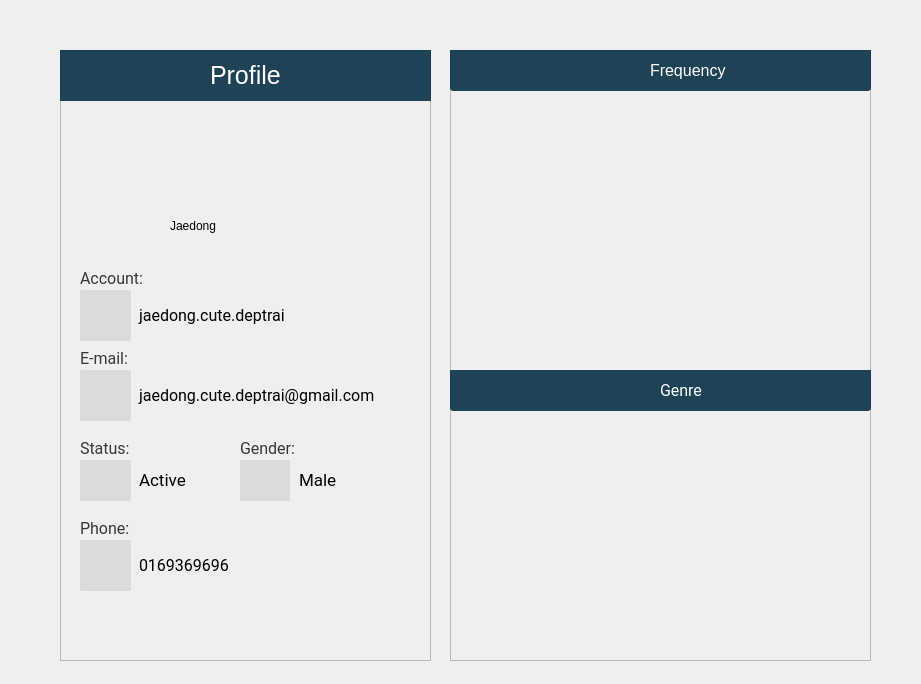
<?xml version="1.0" encoding="UTF-8"?>
<ui version="4.0">
 <class>AccountStatistic</class>
 <widget class="QDialog" name="AccountStatistic">
  <property name="geometry">
   <rect>
    <x>0</x>
    <y>0</y>
    <width>921</width>
    <height>684</height>
   </rect>
  </property>
  <property name="windowTitle">
   <string>Statistic</string>
  </property>
  <property name="windowIcon">
   <iconset resource="LIBPRO.qrc">
    <normaloff>:/icon/Resources/icon/LP icon.png</normaloff>:/icon/Resources/icon/LP icon.png</iconset>
  </property>
  <property name="styleSheet">
   <string notr="true">
QDialog:
{
background-image: url(:/appscreen/Resources/appscreen/flat2 - Copy.png);
font: 25 8pt &quot;Ubuntu Light&quot;;
}</string>
  </property>
  <widget class="QFrame" name="frame">
   <property name="geometry">
    <rect>
     <x>60</x>
     <y>50</y>
     <width>371</width>
     <height>611</height>
    </rect>
   </property>
   <property name="styleSheet">
    <string notr="true">background-color: rgba(250, 250, 250, 0.5);
border-radius: 3px;
QLabel
{
font-size:16px;
font-family:Roboto
}</string>
   </property>
   <property name="frameShape">
    <enum>QFrame::StyledPanel</enum>
   </property>
   <property name="frameShadow">
    <enum>QFrame::Raised</enum>
   </property>
   <widget class="QLabel" name="label_3">
    <property name="geometry">
     <rect>
      <x>20</x>
      <y>220</y>
      <width>71</width>
      <height>16</height>
     </rect>
    </property>
    <property name="styleSheet">
     <string notr="true">font-size: 16px;
font-family:Roboto;
background-color: transparent;
color:rgb(55,55,55)</string>
    </property>
    <property name="text">
     <string>Account:</string>
    </property>
   </widget>
   <widget class="QLabel" name="label_5">
    <property name="geometry">
     <rect>
      <x>20</x>
      <y>300</y>
      <width>71</width>
      <height>16</height>
     </rect>
    </property>
    <property name="styleSheet">
     <string notr="true">font-size: 16px;
font-family:Roboto;
background-color: transparent;
color:rgb(55,55,55)</string>
    </property>
    <property name="text">
     <string>E-mail:</string>
    </property>
   </widget>
   <widget class="QLabel" name="label_7">
    <property name="geometry">
     <rect>
      <x>20</x>
      <y>390</y>
      <width>71</width>
      <height>16</height>
     </rect>
    </property>
    <property name="styleSheet">
     <string notr="true">font-size: 16px;
font-family:Roboto;
background-color: transparent;
color:rgb(55,55,55)</string>
    </property>
    <property name="text">
     <string>Status:</string>
    </property>
   </widget>
   <widget class="QLabel" name="account">
    <property name="geometry">
     <rect>
      <x>70</x>
      <y>240</y>
      <width>271</width>
      <height>51</height>
     </rect>
    </property>
    <property name="styleSheet">
     <string notr="true">background-color: rgb(239, 239, 239);
border: 0;
text-indent: 10px;
border-radius: 2px;
font-family:Roboto;
font-size:16px;
padding:5px;
</string>
    </property>
    <property name="text">
     <string>jaedong.cute.deptrai</string>
    </property>
   </widget>
   <widget class="QLabel" name="email">
    <property name="geometry">
     <rect>
      <x>70</x>
      <y>320</y>
      <width>271</width>
      <height>51</height>
     </rect>
    </property>
    <property name="styleSheet">
     <string notr="true">background-color: rgb(239, 239, 239);
border: 0;
text-indent: 10px;
border-radius: 2px;
font-family:Roboto;
font-size:16px;
padding:5px;</string>
    </property>
    <property name="text">
     <string>jaedong.cute.deptrai@gmail.com</string>
    </property>
   </widget>
   <widget class="QLabel" name="status">
    <property name="geometry">
     <rect>
      <x>70</x>
      <y>410</y>
      <width>81</width>
      <height>41</height>
     </rect>
    </property>
    <property name="styleSheet">
     <string notr="true">background-color: rgb(239, 239, 239);
border: 0;
text-indent: 10px;
border-radius: 2px;
padding:5px;
font-size:17px;
font-family:Roboto</string>
    </property>
    <property name="text">
     <string>Active</string>
    </property>
   </widget>
   <widget class="QLabel" name="label_9">
    <property name="geometry">
     <rect>
      <x>180</x>
      <y>390</y>
      <width>71</width>
      <height>16</height>
     </rect>
    </property>
    <property name="styleSheet">
     <string notr="true">font-size: 16px;
font-family:Roboto;
background-color: transparent;
color:rgb(55,55,55)</string>
    </property>
    <property name="text">
     <string>Gender:</string>
    </property>
   </widget>
   <widget class="QFrame" name="frame_2">
    <property name="geometry">
     <rect>
      <x>0</x>
      <y>0</y>
      <width>371</width>
      <height>51</height>
     </rect>
    </property>
    <property name="styleSheet">
     <string notr="true">background-color: rgba(8, 48, 69, 0.9);
border-top-right-radius: 0;
border-top-left-radius: 0;</string>
    </property>
    <property name="frameShape">
     <enum>QFrame::StyledPanel</enum>
    </property>
    <property name="frameShadow">
     <enum>QFrame::Raised</enum>
    </property>
    <widget class="QLabel" name="label">
     <property name="geometry">
      <rect>
       <x>150</x>
       <y>10</y>
       <width>81</width>
       <height>31</height>
      </rect>
     </property>
     <property name="styleSheet">
      <string notr="true">font-size: 25px;
color: white;
background-color: transparent;</string>
     </property>
     <property name="text">
      <string>Profile</string>
     </property>
    </widget>
   </widget>
   <widget class="QFrame" name="frame_3">
    <property name="geometry">
     <rect>
      <x>0</x>
      <y>50</y>
      <width>371</width>
      <height>161</height>
     </rect>
    </property>
    <property name="styleSheet">
     <string notr="true">background: qradialgradient(cx: 0.3, cy: -0.4,
fx: 0.3, fy: -0.4,
radius: 1.35, stop: 0 #494949, stop: 1 #ffffff);
background-color: transparent;</string>
    </property>
    <property name="frameShape">
     <enum>QFrame::StyledPanel</enum>
    </property>
    <property name="frameShadow">
     <enum>QFrame::Raised</enum>
    </property>
    <widget class="QLabel" name="username">
     <property name="geometry">
      <rect>
       <x>110</x>
       <y>110</y>
       <width>151</width>
       <height>31</height>
      </rect>
     </property>
     <property name="styleSheet">
      <string notr="true">
font: 25 20px  &quot;Ubuntu Light&quot;;
text-decoration: bold;
background-color: transparent;
</string>
     </property>
     <property name="text">
      <string>Jaedong</string>
     </property>
    </widget>
    <widget class="QLabel" name="label_2">
     <property name="geometry">
      <rect>
       <x>150</x>
       <y>20</y>
       <width>71</width>
       <height>71</height>
      </rect>
     </property>
     <property name="styleSheet">
      <string notr="true">background-color: transparent;</string>
     </property>
     <property name="text">
      <string/>
     </property>
     <property name="pixmap">
      <pixmap resource="LIBPRO.qrc">:/barIcon/Resources/icon/user (1).png</pixmap>
     </property>
     <property name="scaledContents">
      <bool>true</bool>
     </property>
    </widget>
   </widget>
   <widget class="QPushButton" name="pushButton">
    <property name="geometry">
     <rect>
      <x>20</x>
      <y>240</y>
      <width>51</width>
      <height>51</height>
     </rect>
    </property>
    <property name="styleSheet">
     <string notr="true">background-color: rgb(219, 219, 219);
border-radius: 2px;</string>
    </property>
    <property name="text">
     <string/>
    </property>
    <property name="icon">
     <iconset resource="LIBPRO.qrc">
      <normaloff>:/icon/Resources/icon/19073730_1922262664698614_862710217_n.png</normaloff>:/icon/Resources/icon/19073730_1922262664698614_862710217_n.png</iconset>
    </property>
    <property name="iconSize">
     <size>
      <width>35</width>
      <height>35</height>
     </size>
    </property>
   </widget>
   <widget class="QPushButton" name="pushButton_2">
    <property name="geometry">
     <rect>
      <x>20</x>
      <y>320</y>
      <width>51</width>
      <height>51</height>
     </rect>
    </property>
    <property name="styleSheet">
     <string notr="true">background-color: rgb(219, 219, 219);
border-radius: 2px;</string>
    </property>
    <property name="text">
     <string/>
    </property>
    <property name="icon">
     <iconset resource="LIBPRO.qrc">
      <normaloff>:/icon/Resources/icon/19113043_1922262658031948_1030609975_n.png</normaloff>:/icon/Resources/icon/19113043_1922262658031948_1030609975_n.png</iconset>
    </property>
    <property name="iconSize">
     <size>
      <width>35</width>
      <height>35</height>
     </size>
    </property>
   </widget>
   <widget class="QPushButton" name="pushButton_3">
    <property name="geometry">
     <rect>
      <x>20</x>
      <y>410</y>
      <width>51</width>
      <height>41</height>
     </rect>
    </property>
    <property name="styleSheet">
     <string notr="true">background-color: rgb(219, 219, 219);
border-radius: 2px;</string>
    </property>
    <property name="text">
     <string/>
    </property>
    <property name="icon">
     <iconset resource="LIBPRO.qrc">
      <normaloff>:/icon/Resources/icon/19073774_1922262661365281_2146484065_n.png</normaloff>:/icon/Resources/icon/19073774_1922262661365281_2146484065_n.png</iconset>
    </property>
    <property name="iconSize">
     <size>
      <width>30</width>
      <height>30</height>
     </size>
    </property>
   </widget>
   <widget class="QPushButton" name="pushButton_4">
    <property name="geometry">
     <rect>
      <x>180</x>
      <y>410</y>
      <width>51</width>
      <height>41</height>
     </rect>
    </property>
    <property name="styleSheet">
     <string notr="true">background-color: rgb(219, 219, 219);
border-radius: 2px;</string>
    </property>
    <property name="text">
     <string/>
    </property>
    <property name="icon">
     <iconset resource="LIBPRO.qrc">
      <normaloff>:/icon/Resources/icon/19073874_1922262651365282_1694282943_n.png</normaloff>:/icon/Resources/icon/19073874_1922262651365282_1694282943_n.png</iconset>
    </property>
    <property name="iconSize">
     <size>
      <width>30</width>
      <height>30</height>
     </size>
    </property>
   </widget>
   <widget class="QLabel" name="gender">
    <property name="geometry">
     <rect>
      <x>230</x>
      <y>410</y>
      <width>111</width>
      <height>41</height>
     </rect>
    </property>
    <property name="styleSheet">
     <string notr="true">background-color: rgb(239, 239, 239);
border: 0;
text-indent: 10px;
border-radius: 2px;
padding:5px;
font-size:17px;
font-family:Roboto</string>
    </property>
    <property name="text">
     <string>Male</string>
    </property>
   </widget>
   <widget class="QLabel" name="label_6">
    <property name="geometry">
     <rect>
      <x>20</x>
      <y>470</y>
      <width>71</width>
      <height>16</height>
     </rect>
    </property>
    <property name="styleSheet">
     <string notr="true">font-size: 16px;
font-family:Roboto;
background-color: transparent;
color:rgb(55,55,55)</string>
    </property>
    <property name="text">
     <string>Phone:</string>
    </property>
   </widget>
   <widget class="QLabel" name="phone">
    <property name="geometry">
     <rect>
      <x>70</x>
      <y>490</y>
      <width>271</width>
      <height>51</height>
     </rect>
    </property>
    <property name="styleSheet">
     <string notr="true">background-color: rgb(239, 239, 239);
border: 0;
text-indent: 10px;
border-radius: 2px;
font-family:Roboto;
font-size:16px;
padding:5px;</string>
    </property>
    <property name="text">
     <string>0169369696</string>
    </property>
   </widget>
   <widget class="QPushButton" name="pushButton_6">
    <property name="geometry">
     <rect>
      <x>20</x>
      <y>490</y>
      <width>51</width>
      <height>51</height>
     </rect>
    </property>
    <property name="styleSheet">
     <string notr="true">background-color: rgb(219, 219, 219);
border-radius: 2px;</string>
    </property>
    <property name="text">
     <string/>
    </property>
    <property name="icon">
     <iconset resource="LIBPRO.qrc">
      <normaloff>:/icon/Resources/icon/phone-call.png</normaloff>:/icon/Resources/icon/phone-call.png</iconset>
    </property>
    <property name="iconSize">
     <size>
      <width>30</width>
      <height>30</height>
     </size>
    </property>
   </widget>
  </widget>
  <widget class="QFrame" name="frame_4">
   <property name="geometry">
    <rect>
     <x>450</x>
     <y>50</y>
     <width>421</width>
     <height>611</height>
    </rect>
   </property>
   <property name="styleSheet">
    <string notr="true"/>
   </property>
   <property name="frameShape">
    <enum>QFrame::StyledPanel</enum>
   </property>
   <property name="frameShadow">
    <enum>QFrame::Raised</enum>
   </property>
   <widget class="QCustomPlot" name="customPlot" native="true">
    <property name="geometry">
     <rect>
      <x>0</x>
      <y>0</y>
      <width>421</width>
      <height>301</height>
     </rect>
    </property>
    <property name="styleSheet">
     <string notr="true">background-color:transparent;</string>
    </property>
    <widget class="QLabel" name="label_11">
     <property name="geometry">
      <rect>
       <x>0</x>
       <y>-10</y>
       <width>421</width>
       <height>51</height>
      </rect>
     </property>
     <property name="styleSheet">
      <string notr="true">background-color: rgba(8, 48, 69, 0.9);border-bottom-right-radius: 3px;
border-bottom-left-radius: 3px;</string>
     </property>
     <property name="text">
      <string/>
     </property>
    </widget>
    <widget class="QLabel" name="label_12">
     <property name="geometry">
      <rect>
       <x>200</x>
       <y>10</y>
       <width>81</width>
       <height>20</height>
      </rect>
     </property>
     <property name="styleSheet">
      <string notr="true">color: white;
font-size: 16px;
font-familu:Roboto;</string>
     </property>
     <property name="text">
      <string>Frequency</string>
     </property>
    </widget>
    <widget class="QLabel" name="label_15">
     <property name="geometry">
      <rect>
       <x>160</x>
       <y>0</y>
       <width>31</width>
       <height>21</height>
      </rect>
     </property>
     <property name="text">
      <string/>
     </property>
     <property name="pixmap">
      <pixmap>:/icon/Resources/icon/lifeline-hand-drawn-status-line (2).png</pixmap>
     </property>
     <property name="scaledContents">
      <bool>true</bool>
     </property>
    </widget>
    <widget class="QLabel" name="label_8">
     <property name="geometry">
      <rect>
       <x>170</x>
       <y>10</y>
       <width>21</width>
       <height>20</height>
      </rect>
     </property>
     <property name="text">
      <string/>
     </property>
     <property name="pixmap">
      <pixmap resource="LIBPRO.qrc">:/icon/Resources/icon/19113160_1922262654698615_196996906_n.png</pixmap>
     </property>
     <property name="scaledContents">
      <bool>true</bool>
     </property>
    </widget>
   </widget>
   <widget class="QCustomPlot" name="customPlot1" native="true">
    <property name="geometry">
     <rect>
      <x>0</x>
      <y>320</y>
      <width>421</width>
      <height>291</height>
     </rect>
    </property>
    <widget class="QLabel" name="label_13">
     <property name="geometry">
      <rect>
       <x>0</x>
       <y>0</y>
       <width>421</width>
       <height>41</height>
      </rect>
     </property>
     <property name="styleSheet">
      <string notr="true">background-color: rgba(8, 48, 69, 0.9);border-bottom-right-radius: 3px;
border-bottom-left-radius: 3px;</string>
     </property>
     <property name="text">
      <string/>
     </property>
    </widget>
    <widget class="QLabel" name="label_14">
     <property name="geometry">
      <rect>
       <x>210</x>
       <y>0</y>
       <width>47</width>
       <height>41</height>
      </rect>
     </property>
     <property name="styleSheet">
      <string notr="true">color: white;
font-size: 16px;
font-family:Roboto;</string>
     </property>
     <property name="text">
      <string>Genre</string>
     </property>
    </widget>
    <widget class="QLabel" name="label_4">
     <property name="geometry">
      <rect>
       <x>180</x>
       <y>10</y>
       <width>21</width>
       <height>20</height>
      </rect>
     </property>
     <property name="text">
      <string/>
     </property>
     <property name="pixmap">
      <pixmap resource="LIBPRO.qrc">:/icon/Resources/icon/19113252_1922262668031947_720430524_n.png</pixmap>
     </property>
     <property name="scaledContents">
      <bool>true</bool>
     </property>
    </widget>
   </widget>
  </widget>
 </widget>
 <customwidgets>
  <customwidget>
   <class>QCustomPlot</class>
   <extends>QWidget</extends>
   <header>qcustomplot.h</header>
   <container>1</container>
  </customwidget>
 </customwidgets>
 <resources>
  <include location="LIBPRO.qrc"/>
 </resources>
 <connections/>
</ui>
